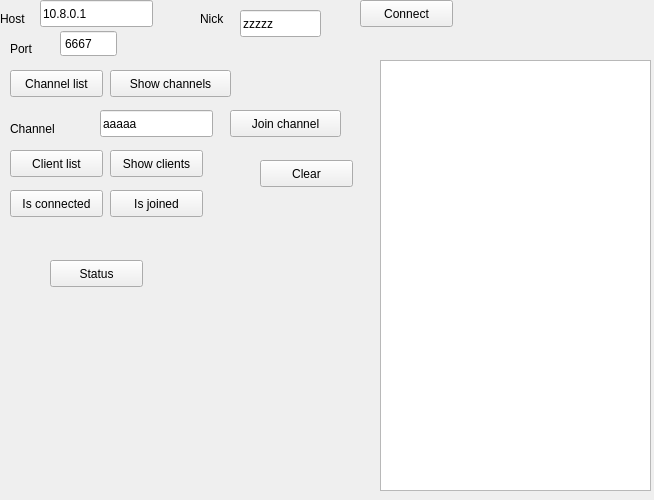
<?xml version="1.0" encoding="UTF-8"?>
<ui version="4.0">
 <class>Wgt</class>
 <widget class="QWidget" name="Wgt">
  <property name="geometry">
   <rect>
    <x>0</x>
    <y>0</y>
    <width>654</width>
    <height>500</height>
   </rect>
  </property>
  <property name="windowTitle">
   <string>Form</string>
  </property>
  <widget class="QLineEdit" name="host">
   <property name="geometry">
    <rect>
     <x>40</x>
     <y>0</y>
     <width>113</width>
     <height>27</height>
    </rect>
   </property>
   <property name="text">
    <string>10.8.0.1</string>
   </property>
  </widget>
  <widget class="QLabel" name="label">
   <property name="geometry">
    <rect>
     <x>0</x>
     <y>10</y>
     <width>41</width>
     <height>17</height>
    </rect>
   </property>
   <property name="text">
    <string>Host</string>
   </property>
  </widget>
  <widget class="QLabel" name="label_2">
   <property name="geometry">
    <rect>
     <x>10</x>
     <y>40</y>
     <width>31</width>
     <height>17</height>
    </rect>
   </property>
   <property name="text">
    <string>Port</string>
   </property>
  </widget>
  <widget class="QSpinBox" name="port">
   <property name="geometry">
    <rect>
     <x>60</x>
     <y>30</y>
     <width>57</width>
     <height>27</height>
    </rect>
   </property>
   <property name="buttonSymbols">
    <enum>QAbstractSpinBox::NoButtons</enum>
   </property>
   <property name="maximum">
    <number>65535</number>
   </property>
   <property name="value">
    <number>6667</number>
   </property>
  </widget>
  <widget class="QPushButton" name="connect">
   <property name="geometry">
    <rect>
     <x>360</x>
     <y>0</y>
     <width>93</width>
     <height>27</height>
    </rect>
   </property>
   <property name="text">
    <string>Connect</string>
   </property>
  </widget>
  <widget class="QLabel" name="label_3">
   <property name="geometry">
    <rect>
     <x>10</x>
     <y>120</y>
     <width>64</width>
     <height>17</height>
    </rect>
   </property>
   <property name="text">
    <string>Channel</string>
   </property>
  </widget>
  <widget class="QLineEdit" name="channel">
   <property name="geometry">
    <rect>
     <x>100</x>
     <y>110</y>
     <width>113</width>
     <height>27</height>
    </rect>
   </property>
   <property name="text">
    <string>aaaaa</string>
   </property>
  </widget>
  <widget class="QPushButton" name="join">
   <property name="geometry">
    <rect>
     <x>230</x>
     <y>110</y>
     <width>111</width>
     <height>27</height>
    </rect>
   </property>
   <property name="text">
    <string>Join channel</string>
   </property>
  </widget>
  <widget class="QPushButton" name="channelList">
   <property name="geometry">
    <rect>
     <x>10</x>
     <y>70</y>
     <width>93</width>
     <height>27</height>
    </rect>
   </property>
   <property name="text">
    <string>Channel list</string>
   </property>
  </widget>
  <widget class="QLineEdit" name="nick">
   <property name="geometry">
    <rect>
     <x>240</x>
     <y>10</y>
     <width>81</width>
     <height>27</height>
    </rect>
   </property>
   <property name="text">
    <string>zzzzz</string>
   </property>
  </widget>
  <widget class="QLabel" name="label_4">
   <property name="geometry">
    <rect>
     <x>200</x>
     <y>10</y>
     <width>31</width>
     <height>17</height>
    </rect>
   </property>
   <property name="text">
    <string>Nick</string>
   </property>
  </widget>
  <widget class="QPlainTextEdit" name="log">
   <property name="geometry">
    <rect>
     <x>380</x>
     <y>60</y>
     <width>271</width>
     <height>431</height>
    </rect>
   </property>
  </widget>
  <widget class="QPushButton" name="clear">
   <property name="geometry">
    <rect>
     <x>260</x>
     <y>160</y>
     <width>93</width>
     <height>27</height>
    </rect>
   </property>
   <property name="text">
    <string>Clear</string>
   </property>
  </widget>
  <widget class="QPushButton" name="clientList">
   <property name="geometry">
    <rect>
     <x>10</x>
     <y>150</y>
     <width>93</width>
     <height>27</height>
    </rect>
   </property>
   <property name="text">
    <string>Client list</string>
   </property>
  </widget>
  <widget class="QPushButton" name="listChannels">
   <property name="geometry">
    <rect>
     <x>110</x>
     <y>70</y>
     <width>121</width>
     <height>27</height>
    </rect>
   </property>
   <property name="text">
    <string>Show channels</string>
   </property>
  </widget>
  <widget class="QPushButton" name="listClients">
   <property name="geometry">
    <rect>
     <x>110</x>
     <y>150</y>
     <width>93</width>
     <height>27</height>
    </rect>
   </property>
   <property name="text">
    <string>Show clients</string>
   </property>
  </widget>
  <widget class="QPushButton" name="isConnected">
   <property name="geometry">
    <rect>
     <x>10</x>
     <y>190</y>
     <width>93</width>
     <height>27</height>
    </rect>
   </property>
   <property name="text">
    <string>Is connected</string>
   </property>
  </widget>
  <widget class="QPushButton" name="isJoined">
   <property name="geometry">
    <rect>
     <x>110</x>
     <y>190</y>
     <width>93</width>
     <height>27</height>
    </rect>
   </property>
   <property name="text">
    <string>Is joined</string>
   </property>
  </widget>
  <widget class="QPushButton" name="status">
   <property name="geometry">
    <rect>
     <x>50</x>
     <y>260</y>
     <width>93</width>
     <height>27</height>
    </rect>
   </property>
   <property name="text">
    <string>Status</string>
   </property>
  </widget>
 </widget>
 <resources/>
 <connections/>
</ui>
